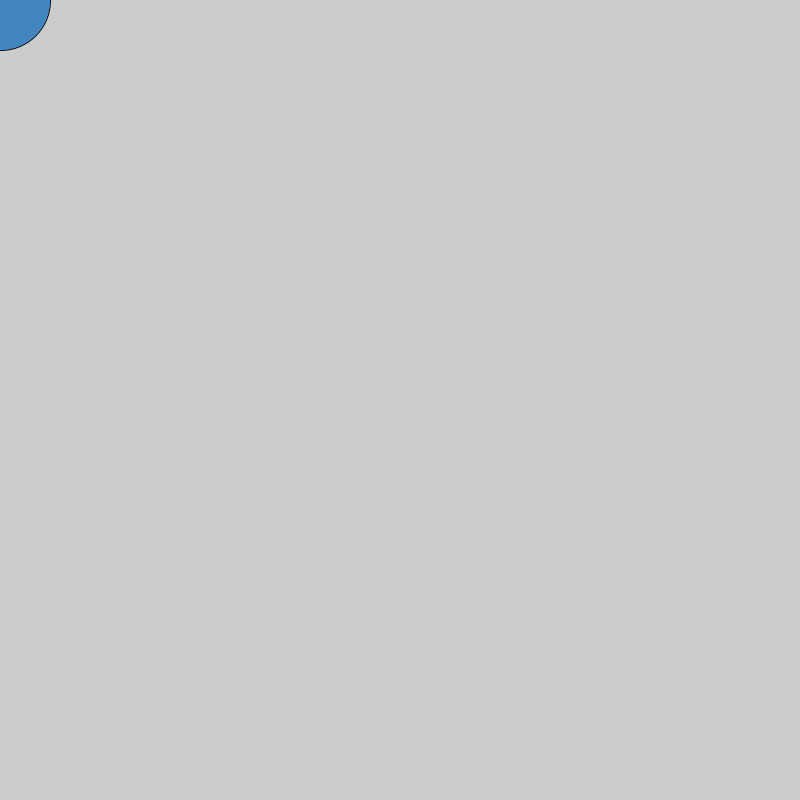
Frame 1 (no input)
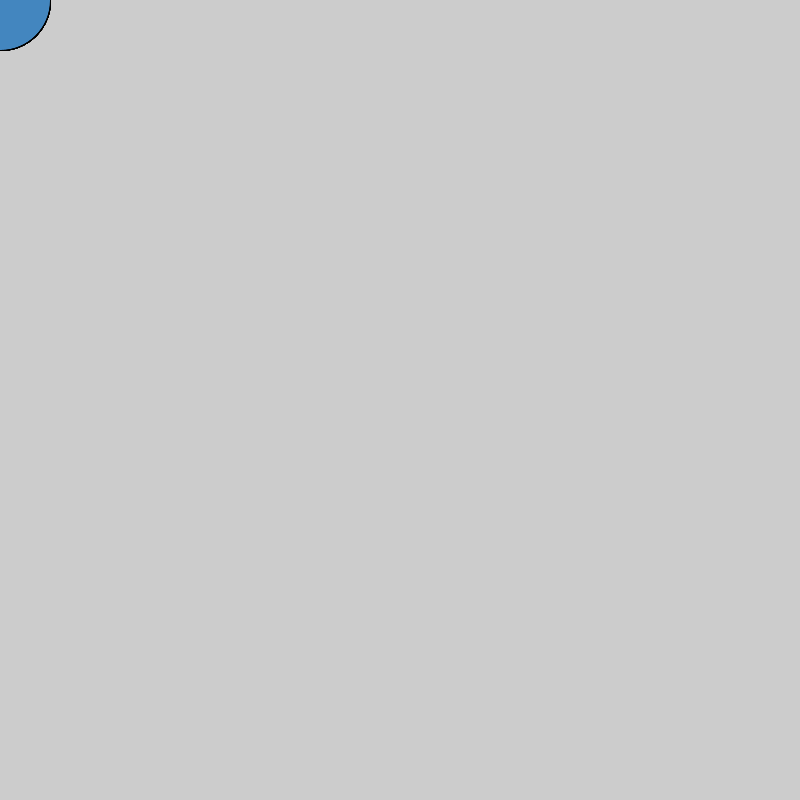
Frame 60 (the mouse pressed at the canvas centre just before this capture)
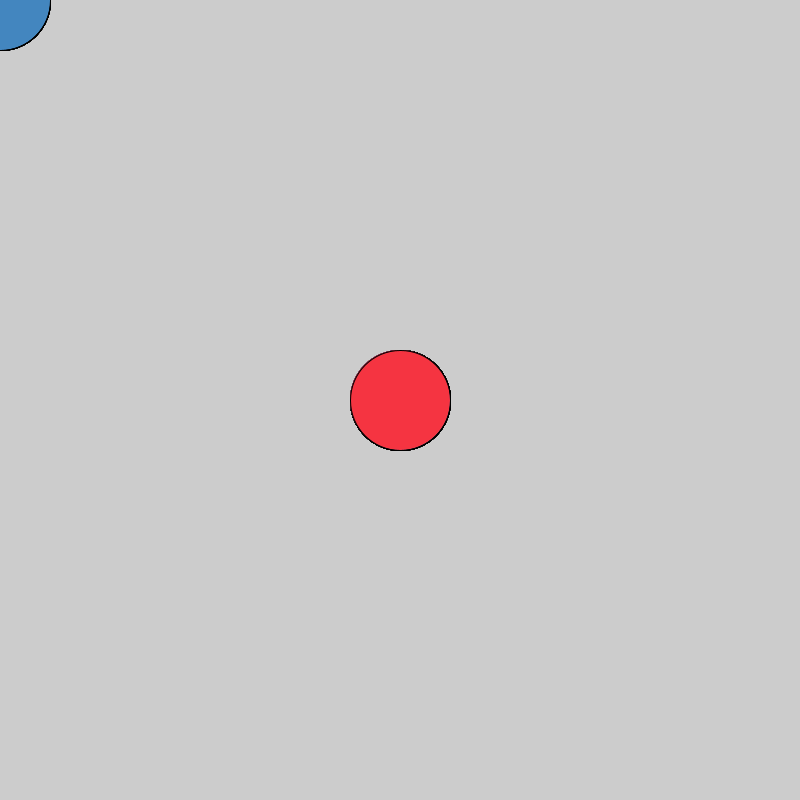
Frame 120 (the mouse held since frame 60 and released just before this capture)

The Processing sketch that drew these frames (run headless with seeded random() and noise(); from frame 60 on, the mouse is pressed at the canvas centre):

// Processing sketch: colorful_circles
// ── colorful_circles.pde
void setup(){
  size(800,800);
}
void draw(){
 fill(#4386BF);
  ellipse(mouseX,mouseY,100,100);
 if(mousePressed){
   fill(#F53441);
 ellipse(mouseX,mouseY,100,100);
 }
}
